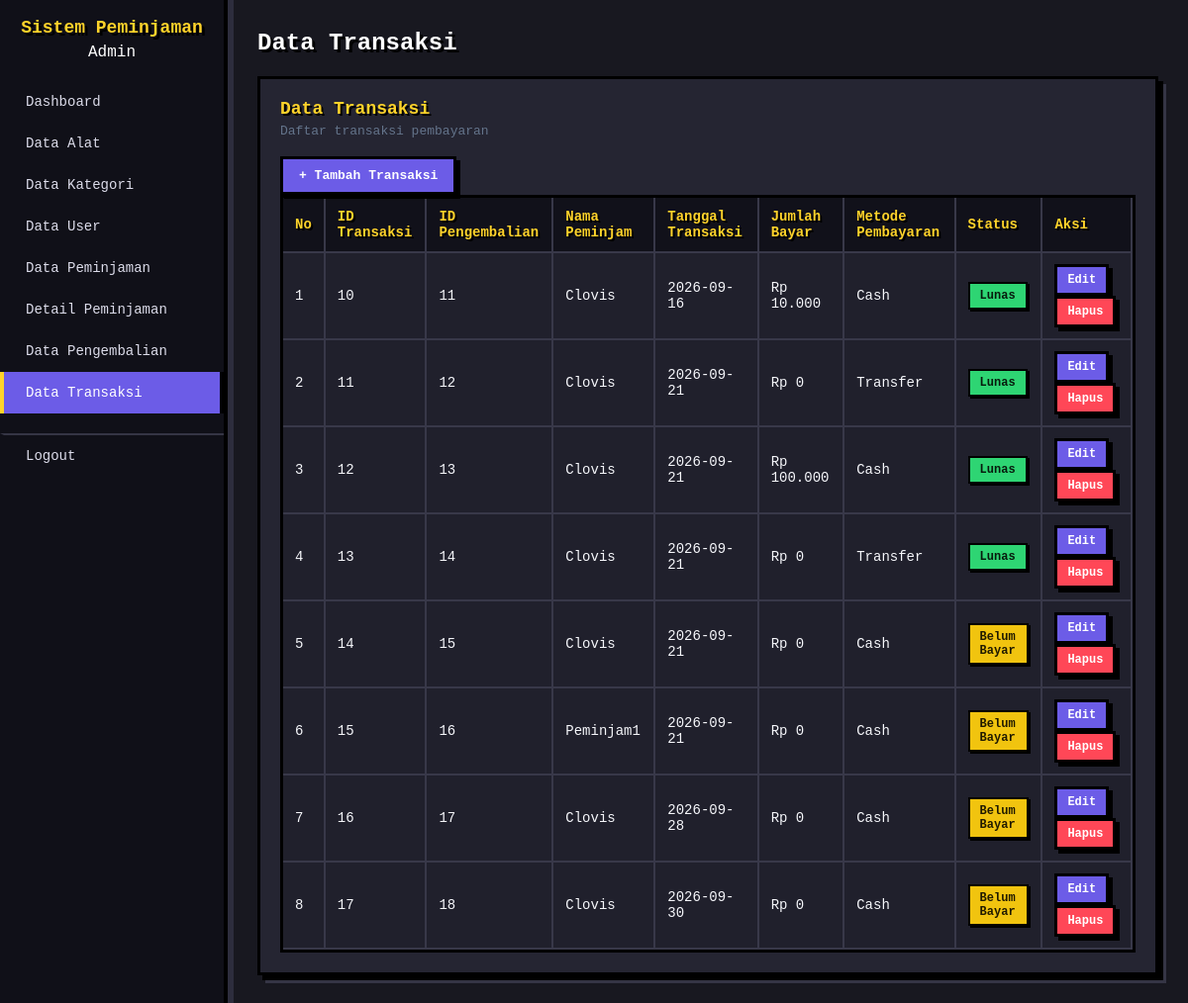
The app's page /app/data/transaksi/transaksi.php (signed in) with its own data.
### tables this page shows
CREATE TABLE `transaksi` (
  `id_transaksi` int(11) NOT NULL,
  `id_pengembalian` int(11) NOT NULL,
  `tanggal_transaksi` date NOT NULL,
  `jumlah_bayar` decimal(10,2) NOT NULL,
  `metode_pembayaran` enum('Cash','Transfer') NOT NULL,
  `status` enum('Belum Bayar','Lunas') NOT NULL
);

CREATE TABLE `pengembalian` (
  `id_pengembalian` int(11) NOT NULL,
  `id_peminjaman` int(11) NOT NULL,
  `tanggal_pengembalian` date NOT NULL,
  `kondisi_kembali` varchar(50) NOT NULL,
  `denda` decimal(10,2) DEFAULT 0.00
);

CREATE TABLE `user` (
  `id_user` int(11) NOT NULL,
  `nama_user` varchar(100) NOT NULL,
  `username` varchar(50) NOT NULL,
  `password` varchar(255) NOT NULL,
  `role` enum('Admin','Petugas','Peminjam') NOT NULL
);

### app/data/transaksi/transaksi.php (the view, shortened to what this page needs)
<?php
include "../../config/connection.php";
$query = "SELECT transaksi.*,
                 pengembalian.id_pengembalian,
                 user.nama_user
          FROM transaksi
          INNER JOIN pengembalian
          ON transaksi.id_pengembalian = pengembalian.id_pengembalian
          INNER JOIN peminjaman
          ON pengembalian.id_peminjaman = peminjaman.id_peminjaman
          INNER JOIN user
          ON peminjaman.id_user = user.id_user";
$data = $conn->query($query);
?>
<!DOCTYPE html>
<html>
<head>
    <link rel="stylesheet" href="/ProjectUKK/public/css/style.css?v=2">
</head>
<body>
    <div class="layout">
        <aside class="sidebar">
            <div class="sidebar-header">
                <h2>Sistem Peminjaman</h2>
                <div class="role">
                    <?= $_SESSION['role']; ?>
                </div>
            </div>
            <div class="sidebar-menu">
                <?php if ($_SESSION['role'] == 'Admin') { ?>
                    <a href="../../views/admin.php">
                        Dashboard
                    </a>
                    <a href="../alat/alat.php">
                        Data Alat
                    </a>
                    <a href="../kategori/kategori.php">
                        Data Kategori
                    </a>
                    <a href="../user/user.php">
                        Data User
                    </a>
                    <a href="../peminjaman/peminjaman.php">
                        Data Peminjaman
                    </a>
                    <a href="../detail_peminjaman/detail_peminjaman.php">
                        Detail Peminjaman
                    </a>
                    <a href="../pengembalian/pengembalian.php">
                        Data Pengembalian
                    </a>
                    <a href="transaksi.php" class="active">
                        Data Transaksi
                    </a>
                <?php } ?>
                <a href="../../../public/logout.php" class="logout-menu">
                    Logout
                </a>
            </div>
        </aside>
        <main class="main">
            <div class="topbar">
                <h1>Data Transaksi</h1>
            </div>
            <div class="card">
                <div class="toolbar">
                    <div>
                        <h2 style="margin:0;font-size:18px;">
                            Data Transaksi
                        </h2>
                        <p style="margin:5px 0 0;color:#64748b;font-size:13px;">
                            Daftar transaksi pembayaran
                        </p>
                    </div>
                    <br>
                    <a class="btn btn-primary" href="tambah.php">
                        + Tambah Transaksi
                    </a>
                </div>
                <div style="overflow-x:auto;">
                    <table>
                        <tr>
                            <th>No</th>
                            <th>ID Transaksi</th>
                            <th>ID Pengembalian</th>
                            <th>Nama Peminjam</th>
                            <th>Tanggal Transaksi</th>
                            <th>Jumlah Bayar</th>
                            <th>Metode Pembayaran</th>
                            <th>Status</th>
                            <th>Aksi</th>
                        </tr>
                        <?php
                        $no = 1;
                        while ($row = $data->fetch_assoc()) {
                            ?>
                            <tr>
                                <td>
                                    <?= $no++; ?>
                                </td>
                                <td>
                                    <?= $row['id_transaksi']; ?>
                                </td>
                                <td>
                                    <?= $row['id_pengembalian']; ?>
                                </td>
                                <td>
                                    <?= $row['nama_user']; ?>
                                </td>
                                <td>
                                    <?= $row['tanggal_transaksi']; ?>
                                </td>
                                <td>
                                    Rp
                                    <?= number_format($row['jumlah_bayar'], 0, ',', '.'); ?>
                                </td>
                                <td>
                                    <?= $row['metode_pembayaran']; ?>
                                </td>
                                <td>
                                    <?php if ($row['status'] == 'Lunas') { ?>
                                        <span class="badge badge-selesai">
                                            Lunas
                                        </span>
                                    <?php } else { ?>
                                        <span class="badge badge-diajukan">
                                            <?= $row['status']; ?>
                                        </span>
                                    <?php } ?>
                                </td>
                                <td>
                                    <a class="btn btn-primary btn-sm" href="edit.php?id=<?= $row['id_transaksi']; ?>">
                                        Edit
                                    </a>
                                    <a class="btn btn-danger btn-sm" href="hapus.php?id=<?= $row['id_transaksi']; ?>"
                                        onclick="return confirm('Yakin ingin menghapus transaksi ini?');">
                                        Hapus
                                    </a>
                                </td>
                            </tr>
                        <?php } ?>
                    </table>
                </div>
            </div>
        </main>
    </div>
</body>
</html>

### public/css/style.css (style rules this page uses)
:root { --primary: #6c5ce7; --primary-dark: #4834d4; --danger: #ff4757; --success: #2ed573; --bg: #181820; --card: #252532; --border: #45455a; --text: #f5f6fa; --muted: #aaaabd; --yellow: #ffd32a; --radius: 0px; }
* { box-sizing: border-box; }
html { scroll-behavior: smooth; }
body { margin: 0; font-family: "Courier New", monospace; background: var(--bg); color: var(--text); image-rendering: pixelated; }
.layout { display: flex; min-height: 100vh; animation: pixelIn 0.35s ease; }
.sidebar { width: 230px; background: #101018; color: white; flex-shrink: 0; padding: 18px 0; border-right: 4px solid #000; box-shadow: 6px 0 0 #2d2d3d; }
.sidebar-header { text-align: center; padding: 0 15px; margin-bottom: 20px; }
.sidebar-header h2 { font-size: 18px; margin: 0 0 6px; color: var(--yellow); text-shadow: 3px 3px 0 #000; }
.sidebar-menu { list-style: none; padding: 0; margin: 0; }
.sidebar-menu a { display: block; padding: 13px 22px; color: #dcdcea; text-decoration: none; font-size: 14px; border-left: 4px solid transparent; transition: transform 0.1s, background 0.1s, color 0.1s; }
.sidebar-menu a.active { background: var(--primary); color: white; border-left: 4px solid var(--yellow); box-shadow: inset -4px 0 0 #000; }
.logout-menu { margin-top: 20px !important; border-top: 2px solid #353545; padding-top: 10px; }
.main { flex: 1; padding: 30px; max-width: 1200px; animation: pixelIn 0.45s ease; }
.topbar { margin-bottom: 20px; }
.topbar h1 { font-size: 24px; margin: 0 0 5px; color: white; text-shadow: 3px 3px 0 #000; }
.card { background: var(--card); border: 3px solid #000; border-radius: 0; padding: 20px; margin-bottom: 20px; box-shadow: 5px 5px 0 #000, 8px 8px 0 #353545; animation: pixelIn 0.4s ease; }
.card h2 { margin-top: 0; color: var(--yellow); text-shadow: 2px 2px 0 #000; }
table { width: 100%; border-collapse: separate; border-spacing: 0; background: #20202c; font-size: 14px; border: 3px solid #000; }
th, td { padding: 11px 12px; border-right: 2px solid #383849; border-bottom: 2px solid #383849; text-align: left; }
th { background: #11111a; color: var(--yellow); font-weight: bold; text-shadow: 2px 2px 0 #000; }
.btn { display: inline-block; padding: 9px 16px; border-radius: 0; border: 3px solid #000; cursor: pointer; font-family: "Courier New", monospace; font-size: 13px; font-weight: bold; text-decoration: none; box-shadow: 4px 4px 0 #000; transition: transform 0.1s, box-shadow 0.1s; }
.btn-primary { background: var(--primary); color: white; }
.btn-danger { background: var(--danger); color: white; }
.btn-sm { padding: 6px 10px; font-size: 12px; }
.badge { display: inline-block; padding: 5px 10px; border-radius: 0; border: 2px solid #000; font-size: 12px; font-weight: bold; box-shadow: 2px 2px 0 #000; }
.badge-diajukan { background: #f1c40f; color: #211b00; }
.badge-selesai { background: #2ed573; color: #071b0d; }

### records on screen
transaksi: id_transaksi "10", id_pengembalian.id_pengembalian "11", user.nama_user "Clovis", tanggal_transaksi "2026-09-16", jumlah_bayar "10.000", metode_pembayaran "Cash", status "Lunas"
transaksi: id_transaksi "11", id_pengembalian.id_pengembalian "12", user.nama_user "Clovis", tanggal_transaksi "2026-09-21", jumlah_bayar "0", metode_pembayaran "Transfer", status "Lunas"
transaksi: id_transaksi "12", id_pengembalian.id_pengembalian "13", user.nama_user "Clovis", tanggal_transaksi "2026-09-21", jumlah_bayar "100.000", metode_pembayaran "Cash", status "Lunas"
transaksi: id_transaksi "13", id_pengembalian.id_pengembalian "14", user.nama_user "Clovis", tanggal_transaksi "2026-09-21", jumlah_bayar "0", metode_pembayaran "Transfer", status "Lunas"
transaksi: id_transaksi "14", id_pengembalian.id_pengembalian "15", user.nama_user "Clovis", tanggal_transaksi "2026-09-21", jumlah_bayar "0", metode_pembayaran "Cash", status "Belum Bayar"
transaksi: id_transaksi "15", id_pengembalian.id_pengembalian "16", user.nama_user "Peminjam1", tanggal_transaksi "2026-09-21", jumlah_bayar "0", metode_pembayaran "Cash", status "Belum Bayar"
transaksi: id_transaksi "16", id_pengembalian.id_pengembalian "17", user.nama_user "Clovis", tanggal_transaksi "2026-09-28", jumlah_bayar "0", metode_pembayaran "Cash", status "Belum Bayar"
transaksi: id_transaksi "17", id_pengembalian.id_pengembalian "18", user.nama_user "Clovis", tanggal_transaksi "2026-09-30", jumlah_bayar "0", metode_pembayaran "Cash", status "Belum Bayar"

### other values on screen
$_SESSION['role'] "Admin"
